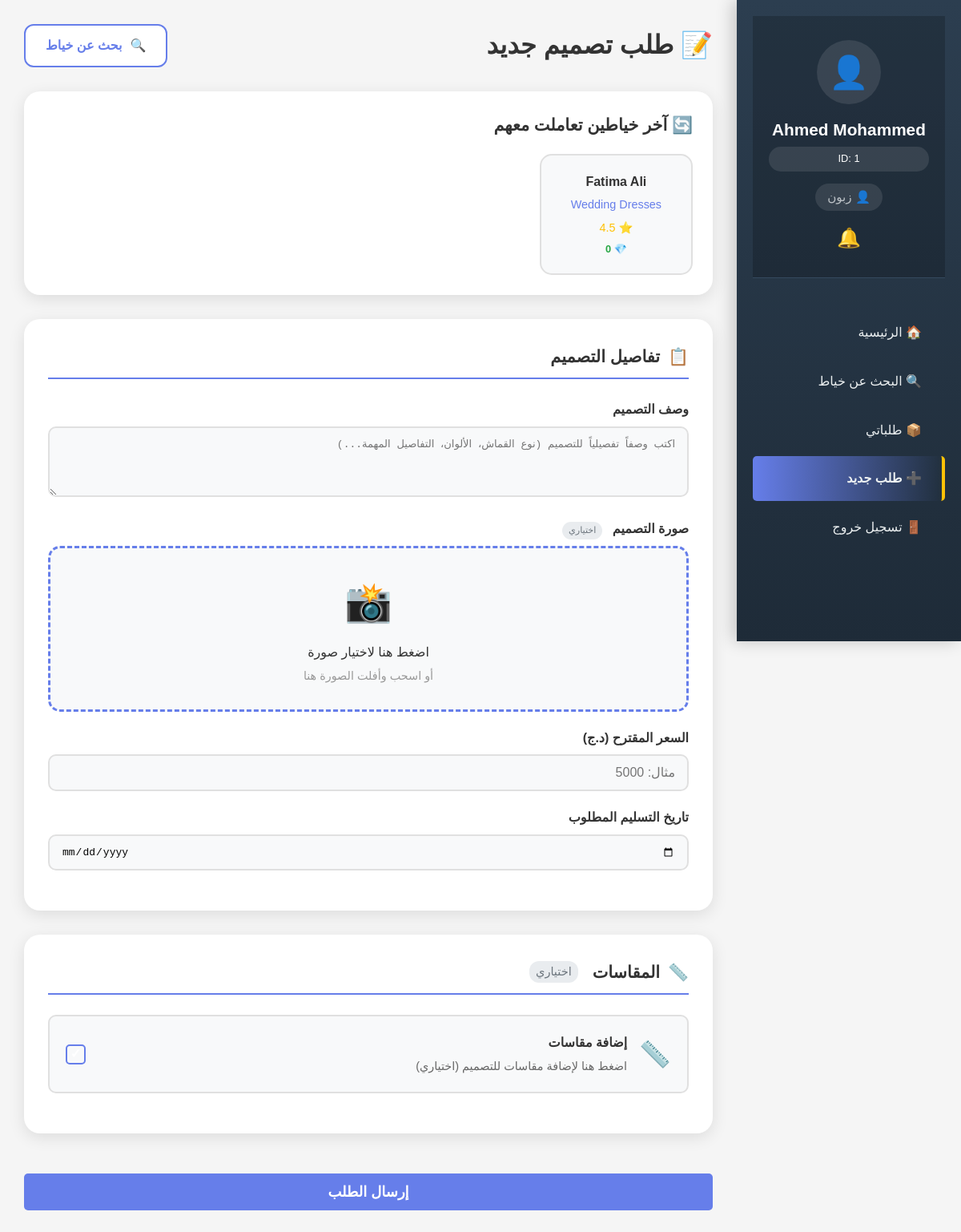
The page /pages/customer/place_order.php (signed in) on the database as committed earlier.
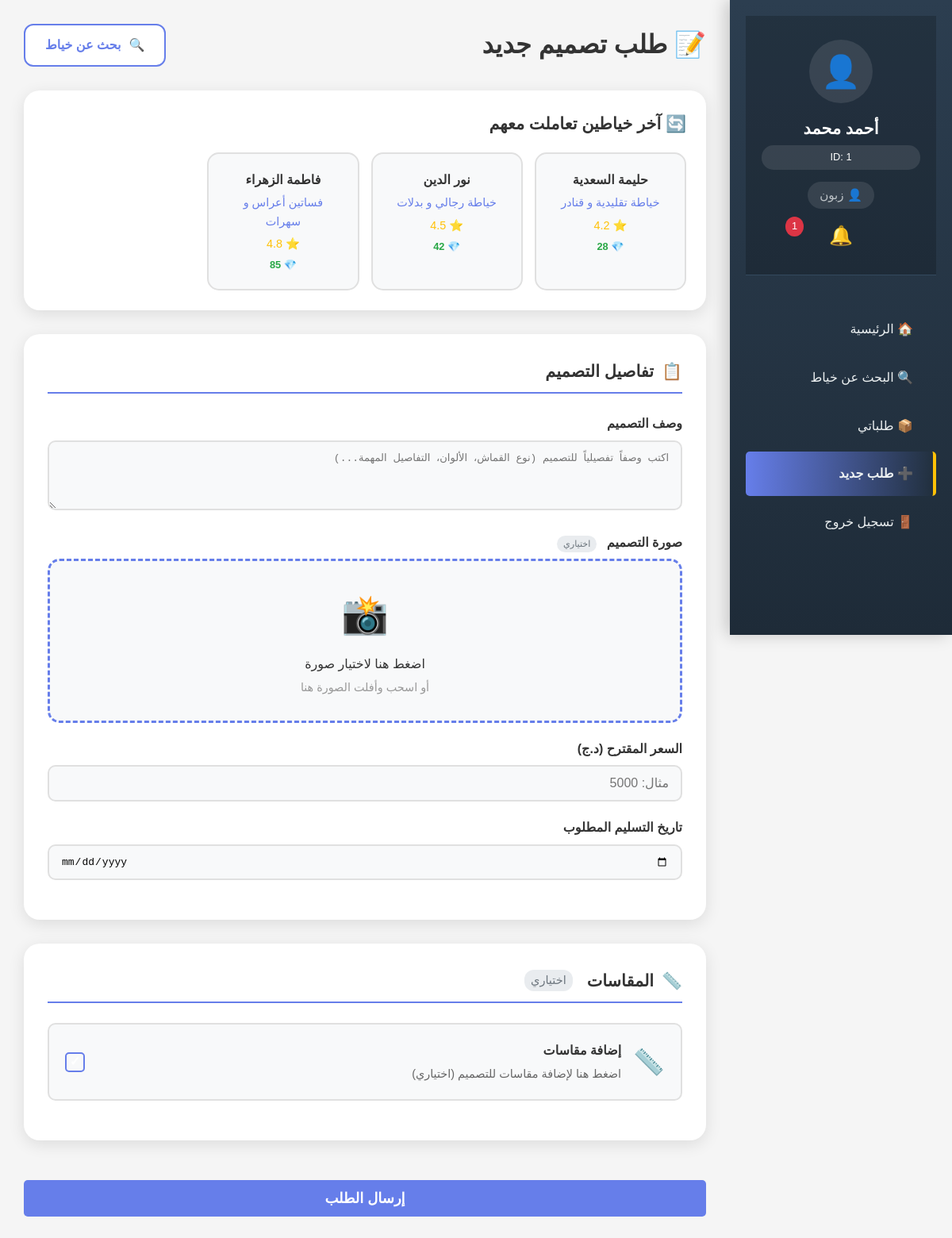
The same page on the database as committed later.
### tables this page shows
CREATE TABLE IF NOT EXISTS `tailor` (
  `tailor_id` int(11) NOT NULL AUTO_INCREMENT,
  `user_id` int(11) NOT NULL,
  `specialization` varchar(100) DEFAULT NULL,
  `category` varchar(50) DEFAULT 'عام',
  `registration_year` int(11) DEFAULT NULL,
  `experience_points` int(11) DEFAULT 0,
  `rating` float DEFAULT 0,
  PRIMARY KEY (`tailor_id`),
  UNIQUE KEY `user_id` (`user_id`),
  CONSTRAINT `tailor_ibfk_1` FOREIGN KEY (`user_id`) REFERENCES `user` (`user_id`) ON DELETE CASCADE
);

CREATE TABLE IF NOT EXISTS `user` (
  `user_id` int(11) NOT NULL AUTO_INCREMENT,
  `full_name` varchar(100) NOT NULL,
  `email` varchar(100) NOT NULL,
  `password` varchar(255) NOT NULL,
  `phone` varchar(20) DEFAULT NULL,
  `address` text DEFAULT NULL,
  `role` enum('customer','tailor') NOT NULL,
  `created_at` timestamp NOT NULL DEFAULT current_timestamp(),
  PRIMARY KEY (`user_id`),
  UNIQUE KEY `email` (`email`)
);

### includes/notifications.php (called while the page is built, shortened)
<?php
function getUnreadNotificationsCount($user_id) {
    global $pdo;
    $stmt = $pdo->prepare("
        SELECT COUNT(*) as count FROM notifications
        WHERE user_id = ? AND is_read = 0
    ");
    $stmt->execute([$user_id]);
    $result = $stmt->fetch();
    return $result ? $result['count'] : 0;
}
?>

### pages/customer/place_order.php (the view, shortened to what this page needs)
<?php
require_once '../../includes/db_connection.php';
require_once '../../includes/notifications.php';
$unread_count = getUnreadNotificationsCount($_SESSION['user_id']);
$stmt = $pdo->prepare("SELECT customer_id FROM customer WHERE user_id = ?");
$stmt->execute([$_SESSION['user_id']]);
$customer_id = $stmt->fetch()['customer_id'];
$recent_tailors = $pdo->prepare("
    SELECT DISTINCT t.tailor_id, u.full_name, t.specialization, t.rating, t.experience_points,
           (SELECT COUNT(*) FROM review WHERE tailor_id = t.tailor_id) as reviews_count,
           MAX(o.order_date) as last_order_date
    FROM `order` o
    JOIN tailor t ON o.tailor_id = t.tailor_id
    JOIN user u ON t.user_id = u.user_id
    WHERE o.customer_id = ?
    GROUP BY t.tailor_id
    ORDER BY last_order_date DESC
    LIMIT 4
");
$recent_tailors->execute([$customer_id]);
$recent_tailors = $recent_tailors->fetchAll();
$selected_tailor = null;
?>
<!DOCTYPE html>
<html lang="ar" dir="rtl">
<head>
    <link rel="stylesheet" href="../../assets/css/style.css">
</head>
<body>
    <div class="dashboard">
        <div class="sidebar">
            <div class="user-info">
                <div style="width:80px;height:80px;background:rgba(255,255,255,0.1);border-radius:50%;margin:0 auto 15px;display:flex;align-items:center;justify-content:center;font-size:2.5em;">👤</div>
                <h3><?php echo htmlspecialchars($_SESSION['user_name']); ?></h3>
                <div style="background:rgba(255,255,255,0.1);padding:5px 10px;border-radius:15px;font-size:0.8em;margin:5px 0;">ID: <?php echo $_SESSION['user_id']; ?></div>
                <p class="role">👤 زبون</p>
                <div style="position: relative; margin-top: 15px;">
                    <a href="../notifications.php" style="color: white; text-decoration: none; display: flex; align-items: center; justify-content: center; gap: 5px;">
                        <span style="font-size: 1.5em;">🔔</span>
                        <?php if ($unread_count > 0): ?>
                            <span style="background: #dc3545; color: white; border-radius: 50%; padding: 2px 8px; font-size: 0.8em; position: absolute; top: -5px; left: 30px;"><?php echo $unread_count; ?></span>
                        <?php endif; ?>
                    </a>
                </div>
            </div>
            <ul class="nav-menu">
                <li><a href="../dashboard.php">🏠 الرئيسية</a></li>
                <li><a href="browse_tailors.php">🔍 البحث عن خياط</a></li>
                <li><a href="my_orders.php">📦 طلباتي</a></li>
                <li><a href="place_order.php" class="active">➕ طلب جديد</a></li>
                <li><a href="../logout.php" class="logout-link">🚪 تسجيل خروج</a></li>
            </ul>
        </div>
        <div class="main-content">
            <div class="page-header">
                <h1 class="page-title">📝 طلب تصميم جديد</h1>
                <a href="browse_tailors.php" class="search-btn">
                    <span>🔍</span> بحث عن خياط
                </a>
            </div>
            <form method="POST" enctype="multipart/form-data" id="orderForm">
                <?php if (!$selected_tailor && count($recent_tailors) > 0): ?>
                    <div class="recent-section">
                        <div class="recent-title">
                            <h3>🔄 آخر خياطين تعاملت معهم</h3>
                        </div>
                        <div class="recent-grid">
                            <?php foreach ($recent_tailors as $tailor): ?>
                                <div class="recent-card" onclick="selectTailor(this, <?php echo $tailor['tailor_id']; ?>)">
                                    <div class="name"><?php echo htmlspecialchars($tailor['full_name']); ?></div>
                                    <div class="specialization"><?php echo htmlspecialchars($tailor['specialization']); ?></div>
                                    <div class="rating">⭐ <?php echo number_format($tailor['rating'], 1); ?></div>
                                    <div class="experience">💎 <?php echo $tailor['experience_points'] ?? 0; ?></div>
                                </div>
                            <?php endforeach; ?>
                        </div>
                    </div>
                <?php endif; ?>
                <div class="form-section">
                    <h3><span>📋</span> تفاصيل التصميم</h3>
                    <div class="form-group">
                        <label>وصف التصميم</label>
                        <textarea name="description" rows="4" placeholder="اكتب وصفاً تفصيلياً للتصميم (نوع القماش، الألوان، التفاصيل المهمة...)" required></textarea>
                    </div>
                    <div class="form-group">
                        <label>صورة التصميم <span class="optional-badge">اختياري</span></label>
                        <div class="upload-area" id="uploadArea">
                            <div class="upload-icon">📸</div>
                            <div class="upload-text">اضغط هنا لاختيار صورة</div>
                            <div class="upload-hint">أو اسحب وأفلت الصورة هنا</div>
                        </div>
                    </div>
                    <div class="form-group">
                        <label>السعر المقترح (د.ج)</label>
                        <input type="number" name="total_price" step="100" min="0" placeholder="مثال: 5000" required>
                    </div>
                    <div class="form-group">
                        <label>تاريخ التسليم المطلوب</label>
                        <input type="date" name="delivery_date" min="<?php echo date('Y-m-d', strtotime('+1 day')); ?>" required>
                    </div>
                </div>
                <div class="form-section">
                    <h3><span>📏</span> المقاسات <span class="optional-badge">اختياري</span></h3>
                    <div class="measurement-toggle" id="measurementToggle" onclick="toggleMeasurements()">
                        <div class="measurement-toggle-icon">📏</div>
                        <div class="measurement-toggle-text">
                            <h4>إضافة مقاسات</h4>
                            <p>اضغط هنا لإضافة مقاسات للتصميم (اختياري)</p>
                        </div>
                        <div class="measurement-toggle-check" id="measurementCheck">✓</div>
                    </div>
                </div>
                <button type="submit" class="submit-btn" id="submitBtn">
                    إرسال الطلب
                </button>
            </form>
        </div>
    </div>
</body>
</html>

### assets/css/style.css (style rules this page uses)
* { margin: 0; padding: 0; box-sizing: border-box; }
body { font-family: 'Tahoma', Arial, sans-serif; line-height: 1.6; background-color: #f5f5f5; color: #333; }
.form-group { margin-bottom: 20px; }
.form-group label { display: block; margin-bottom: 5px; font-weight: bold; color: #555; }
.form-group input, .form-group select, .form-group textarea { width: 100%; padding: 10px; border: 1px solid #ddd; border-radius: 5px; font-size: 16px; }
button[type="submit"] { width: 100%; padding: 12px; background: #667eea; color: white; border: none; border-radius: 5px; font-size: 18px; cursor: pointer; transition: background 0.3s ease; }
.dashboard { display: flex; min-height: 100vh; }
.sidebar { width: 250px; background: #2c3e50; color: white; padding: 20px; }
.user-info { text-align: center; padding: 20px 0; border-bottom: 1px solid #34495e; margin-bottom: 20px; }
.user-info h3 { margin-bottom: 5px; }
.user-info .role { color: #bdc3c7; font-size: 14px; }
.nav-menu { list-style: none; }
.nav-menu li { margin-bottom: 10px; }
.nav-menu a { display: block; padding: 10px 15px; color: #ecf0f1; text-decoration: none; border-radius: 5px; transition: background 0.3s ease; }
.nav-menu a:hover, .nav-menu a.active { background: #34495e; }
.main-content { flex: 1; padding: 30px; background: #f5f5f5; }

Rows that differ between the two databases and show on the page:
removed tailor: user.full_name "Fatima Ali", specialization "Wedding Dresses", rating "4.5", experience_points "0"
now on this page (row edited): tailor: user.full_name "حليمة السعدية", specialization "خياطة تقليدية و قنادر", rating "4.2", experience_points "28"
now on this page (row edited): tailor: user.full_name "نور الدين", specialization "خياطة رجالي و بدلات", rating "4.5", experience_points "42"
added tailor: user.full_name "فاطمة الزهراء", specialization "فساتين أعراس و سهرات", rating "4.8", experience_points "85"
Other text that changed with them:
$_SESSION['user_name']: "Ahmed Mohammed" → "أحمد محمد"
$unread_count: (not shown) → "1"
